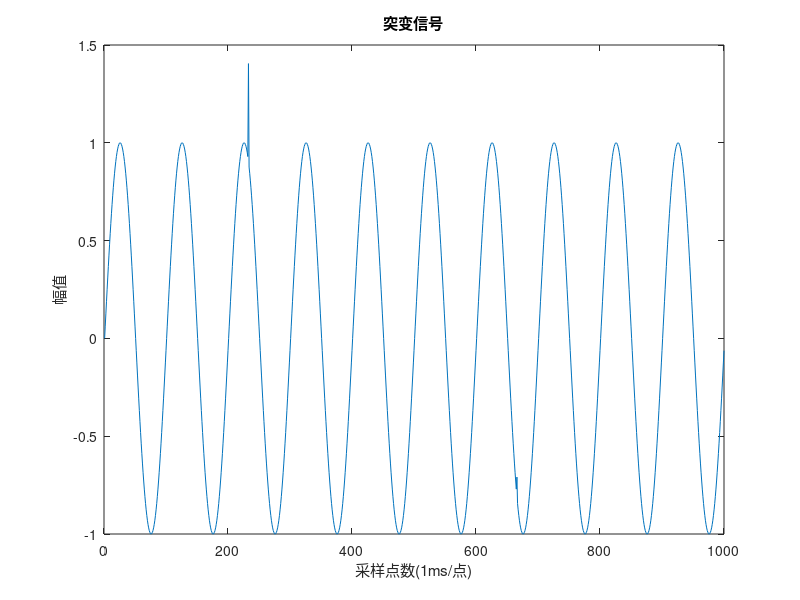
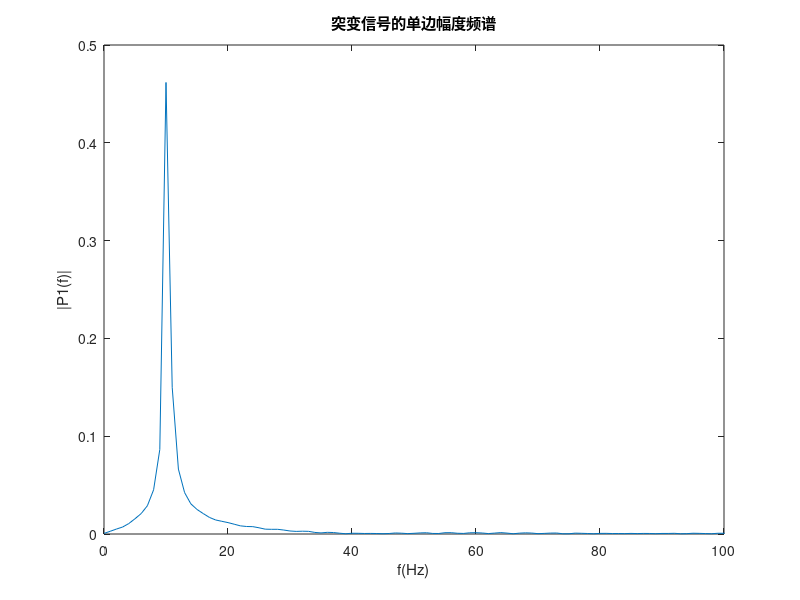

These figures' MATLAB source, in order: (Note: this script raises an error after producing the figures.)
clear all; close all; clc;    
%% 原始信号生成与突变点的添加
Fs = 1000;                % 采样频率1000Hz
Ts = 1 / Fs;              % 采样时间间隔1ms
L = 1000;                 % 采样点数1000
t = (0 : L - 1) * Ts;     % 采样时间。1000个点，每个点1ms，相当于采集了1s
x = sin(2 * pi * 10 * t); % 原始正弦信号，频率为10Hz
% x = x + 0.1 .* randn(1,1000); % 添加噪声
x(233) = x(233) + 0.5;    % 添加突变点
x(666) = x(666) + 0.1;
% load lc.txt
% x=lc;
figure(1); 
plot(x)
xlabel('采样点数(1ms/点)');ylabel('幅值'); 
title('突变信号');       

%% 傅里叶变换观察突变信号频谱
Y = fft(x,1024); % 对信号进行傅里叶变换
f = Fs * (0 : (L / 2)) / L;
P2 = abs(Y / L);
P1 = P2(1 : L / 2 + 1);
figure(2)
plot(f,P1) 
title('突变信号的单边幅度频谱')
xlabel('f(Hz)')
ylabel('|P1(f)|')
axis([0,100,0,0.5])

%% 连续小波变换(CWT)
% figure(3)
% cw1 = cwt(x,1:32,'sym2','plot'); % 对信号做连续小波变换，并作出系数图像

%% 离散小波变换(DWT) Wallat算法
%法一：直接用wavedec()进行3层分解，再重构生成近似系数和细节系数
[d,a]=wavedec(x,2,'db4');           %对原始信号进行3层离散小波分解
a3=wrcoef('a',d,a,'db4',3);         %重构第3层近似系数
d3=wrcoef('d',d,a,'db4',3);         %重构第3层细节系数  
d2=wrcoef('d',d,a,'db4',2);         %重构第2层细节系数  
d1=wrcoef('d',d,a,'db4',1);         %重构第1层细节系数  

figure(4); 
subplot(411);plot(a3);ylabel('近似信号a3');   %画出各层小波系数
title('小波分解示意图(方法一)');
subplot(412);plot(d3);ylabel('细节信号d3');
subplot(413);plot(d2);ylabel('细节信号d2');
subplot(414);plot(d1);ylabel('细节信号d1');
xlabel('时间'); 

%% 离散小波变换(DWT) Wallat算法
% 法二：用dwt()一层一层分解生成近似系数和细节系数
[ca11,cd1] = dwt(x,'db4');      % 第1层分解
[ca22,cd2] = dwt(ca11,'db4');   % 第2层分解
[ca3,cd3] = dwt(ca22,'db4');    % 第3层分解

figure(5)
subplot(511);plot(x);    % 画出各层小波系数，注意由于函数自带下采样，所以每层系数长度会减半
title('原始信号x');            
subplot(512);plot(ca3);         
title('近似系数ca3');
subplot(513);plot(cd3);
title('细节系数cd3');
subplot(514);plot(cd2);
title('细节系数cd2');
subplot(515);plot(cd1);
title('细节系数cd1');
xlabel('时间'); 

% 为了与法一做对比，把系数又上采样回1000点，和figure(4)图像比较
cd_1 = dyadup(cd1);         % 上采样到1000个点
cd_2 = dyadup(dyadup(cd2)); % 上采样到1000个点
cd_3 = dyadup(dyadup(dyadup(cd3))); % 上采样到1000个点
ca_3 = dyadup(dyadup(dyadup(ca3))); % 上采样到1000个点

figure(6)
subplot(411);plot(ca_3);ylabel('近似信号a3');   %画出各层小波系数
title('小波分解示意图(方法二)');
axis([0 1000 -2 2]);
subplot(412);plot(cd_3);ylabel('细节信号d3');
axis([0 1000 -0.1 0.1]);
subplot(413);plot(cd_2);ylabel('细节信号d2');
axis([0 1000 -0.2 0.2]);
subplot(414);plot(cd_1);ylabel('细节信号d1');
axis([0 1000 -0.5 0.5]);
xlabel('时间'); 